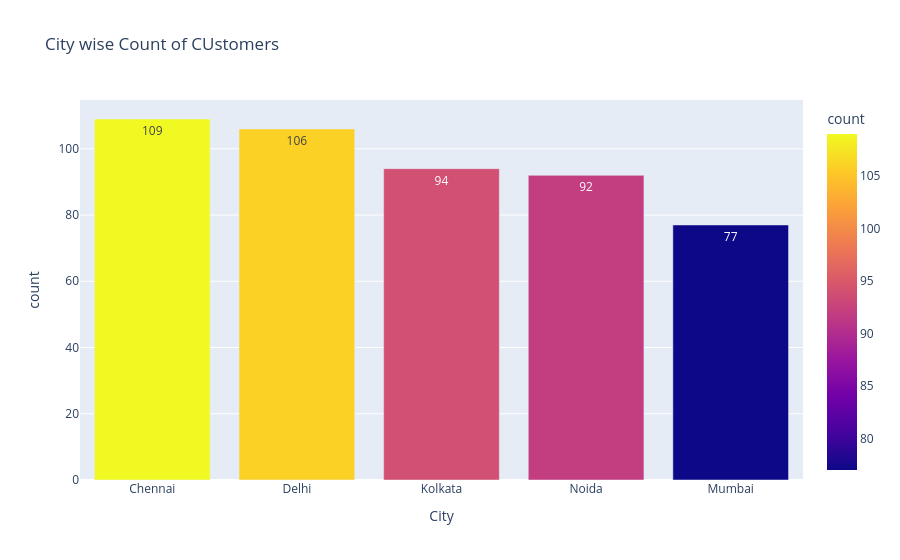

The code cell stored with this chart in its notebook:
### Code cell
fig = px.bar(data_frame = q2, x='City', y = 'count', title='City wise Count of CUstomers',
             text='count', color='count')
fig.show()

### Figure 1 — Plotly figure (JSON) as saved in the notebook; plotly's stock layout.template omitted (floating-point values rounded to 4 significant figures)
{"data": [{"hovertemplate": "City=%{x}<br>count=%{marker.color}<extra></extra>", "legendgroup": "", "marker": {"color": [109, 106, 94, 92, 77], "coloraxis": "coloraxis", "pattern": {"shape": ""}}, "name": "", "orientation": "v", "showlegend": false, "text": [109.0, 106.0, 94.0, 92.0, 77.0], "textposition": "auto", "type": "bar", "x": ["Chennai", "Delhi", "Kolkata", "Noida", "Mumbai"], "xaxis": "x", "y": [109, 106, 94, 92, 77], "yaxis": "y"}], "layout": {"barmode": "relative", "coloraxis": {"colorbar": {"title": {"text": "count"}}, "colorscale": [[0, "#0d0887"], [0.1111, "#46039f"], [0.2222, "#7201a8"], [0.3333, "#9c179e"], [0.4444, "#bd3786"], [0.5556, "#d8576b"], [0.6667, "#ed7953"], [0.7778, "#fb9f3a"], [0.8889, "#fdca26"], [1, "#f0f921"]]}, "legend": {"tracegroupgap": 0}, "title": {"text": "City wise Count of CUstomers"}, "xaxis": {"anchor": "y", "domain": [0, 1], "title": {"text": "City"}}, "yaxis": {"anchor": "x", "domain": [0, 1], "title": {"text": "count"}}}}
